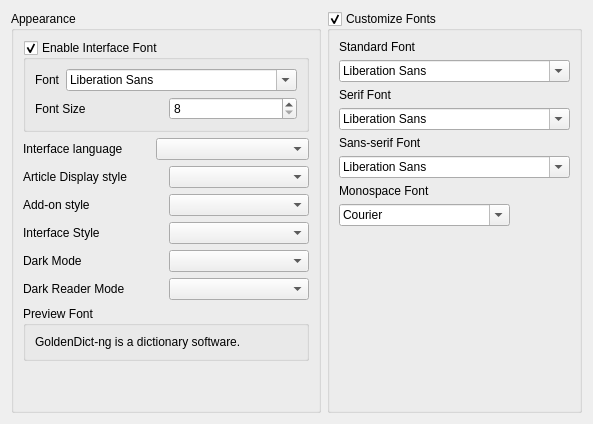
     <widget class="QWidget" name="tab_style">
      <attribute name="icon">
       <iconset resource="../../resources.qrc">
        <normaloff>:/icons/font.svg</normaloff>:/icons/font.svg</iconset>
      </attribute>
      <attribute name="title">
       <string>&amp;Style</string>
      </attribute>
      <layout class="QVBoxLayout" name="verticalLayout_16">
       <item>
        <layout class="QHBoxLayout" name="horizontalLayout_10">
         <item>
          <widget class="QGroupBox" name="groupBox_5">
           <property name="title">
            <string>Appearance</string>
           </property>
           <layout class="QVBoxLayout" name="verticalLayout_17">
            <item>
             <widget class="QGroupBox" name="enableInterfaceFont">
              <property name="title">
               <string>Enable Interface Font</string>
              </property>
              <property name="checkable">
               <bool>true</bool>
              </property>
              <layout class="QVBoxLayout" name="verticalLayout_23">
               <item>
                <layout class="QHBoxLayout" name="horizontalLayout_17">
                 <item>
                  <widget class="QLabel" name="label_29">
                   <property name="text">
                    <string>Font</string>
                   </property>
                  </widget>
                 </item>
                 <item>
                  <widget class="QFontComboBox" name="systemFont"/>
                 </item>
                </layout>
               </item>
               <item>
                <layout class="QHBoxLayout" name="horizontalLayout_19">
                 <item>
                  <widget class="QLabel" name="label_30">
                   <property name="text">
                    <string>Font Size</string>
                   </property>
                  </widget>
                 </item>
                 <item>
                  <widget class="QSpinBox" name="interfaceFontSize">
                   <property name="minimum">
                    <number>8</number>
                   </property>
                   <property name="maximum">
                    <number>32</number>
                   </property>
                  </widget>
                 </item>
                </layout>
               </item>
              </layout>
             </widget>
            </item>
            <item>
             <layout class="QHBoxLayout" name="horizontalLayout_4">
              <item>
               <widget class="QLabel" name="label_6">
                <property name="text">
                 <string>Interface language</string>
                </property>
               </widget>
              </item>
              <item>
               <widget class="QComboBox" name="interfaceLanguage">
                <property name="sizePolicy">
                 <sizepolicy hsizetype="Preferred" vsizetype="Fixed">
                  <horstretch>0</horstretch>
                  <verstretch>0</verstretch>
                 </sizepolicy>
                </property>
                <property name="minimumSize">
                 <size>
                  <width>153</width>
                  <height>0</height>
                 </size>
                </property>
                <property name="sizeAdjustPolicy">
                 <enum>QComboBox::AdjustToContents</enum>
                </property>
               </widget>
              </item>
             </layout>
            </item>
            <item>
             <layout class="QHBoxLayout" name="horizontalLayout_5">
              <item>
               <widget class="QLabel" name="label_9">
                <property name="text">
                 <string>Article Display style</string>
                </property>
               </widget>
              </item>
              <item>
               <widget class="QComboBox" name="displayStyle">
                <property name="sizePolicy">
                 <sizepolicy hsizetype="Preferred" vsizetype="Fixed">
                  <horstretch>0</horstretch>
                  <verstretch>0</verstretch>
                 </sizepolicy>
                </property>
                <property name="minimumSize">
                 <size>
                  <width>100</width>
                  <height>0</height>
                 </size>
                </property>
               </widget>
              </item>
             </layout>
            </item>
            <item>
             <layout class="QHBoxLayout" name="horizontalLayout_12">
              <item>
               <widget class="QLabel" name="addonStylesLabel">
                <property name="text">
                 <string>Add-on style</string>
                </property>
               </widget>
              </item>
              <item>
               <widget class="QComboBox" name="addonStyles">
                <property name="sizePolicy">
                 <sizepolicy hsizetype="Preferred" vsizetype="Fixed">
                  <horstretch>0</horstretch>
                  <verstretch>0</verstretch>
                 </sizepolicy>
                </property>
                <property name="minimumSize">
                 <size>
                  <width>100</width>
                  <height>0</height>
                 </size>
                </property>
               </widget>
              </item>
             </layout>
            </item>
            <item>
             <layout class="QHBoxLayout" name="interfaceStyleLayout">
              <item>
               <widget class="QLabel" name="interfaceStyleLabel">
                <property name="text">
                 <string>Interface Style</string>
                </property>
               </widget>
              </item>
              <item>
               <widget class="QComboBox" name="InterfaceStyle"/>
              </item>
             </layout>
            </item>
            <item>
             <layout class="QHBoxLayout" name="darkModeLayout">
              <item>
               <widget class="QLabel" name="darkModeLabel">
                <property name="toolTip">
                 <string>Turn the UI to dark.</string>
                </property>
                <property name="text">
                 <string>Dark Mode</string>
                </property>
               </widget>
              </item>
              <item>
               <widget class="QComboBox" name="darkMode">
                <property name="toolTip">
                 <string>Turn the UI to dark.</string>
                </property>
               </widget>
              </item>
             </layout>
            </item>
            <item>
             <layout class="QHBoxLayout" name="darkReaderLayout">
              <item>
               <widget class="QLabel" name="darkReaderModeLabel">
                <property name="toolTip">
                 <string>Turn the article display style to dark.</string>
                </property>
                <property name="text">
                 <string>Dark Reader Mode</string>
                </property>
               </widget>
              </item>
              <item>
               <widget class="QComboBox" name="darkReaderMode">
                <property name="toolTip">
                 <string>Turn the article display style to dark.</string>
                </property>
               </widget>
              </item>
             </layout>
            </item>
            <item>
             <layout class="QHBoxLayout" name="horizontalLayout_23">
              <item>
               <widget class="QGroupBox" name="groupBox_8">
                <property name="title">
                 <string>Preview Font</string>
                </property>
                <layout class="QVBoxLayout" name="verticalLayout_22">
                 <item>
                  <widget class="QLabel" name="previewFont">
                   <property name="text">
                    <string>GoldenDict-ng is a dictionary software.</string>
                   </property>
                   <property name="wordWrap">
                    <bool>true</bool>
                   </property>
                  </widget>
                 </item>
                </layout>
               </widget>
              </item>
             </layout>
            </item>
            <item>
             <spacer name="verticalSpacer_4">
              <property name="orientation">
               <enum>Qt::Vertical</enum>
              </property>
              <property name="sizeHint" stdset="0">
               <size>
                <width>20</width>
                <height>40</height>
               </size>
              </property>
             </spacer>
            </item>
           </layout>
          </widget>
         </item>
         <item>
          <widget class="QGroupBox" name="fallbackFontsGroupBox">
           <property name="toolTip">
            <string>These fonts will be applied when the fonts specified by a dictionary are not found.</string>
           </property>
           <property name="title">
            <string>Customize Fonts</string>
           </property>
           <property name="checkable">
            <bool>true</bool>
           </property>
           <layout class="QVBoxLayout" name="verticalLayout_24">
            <item>
             <widget class="QLabel" name="label_16">
              <property name="text">
               <string>Standard Font</string>
              </property>
             </widget>
            </item>
            <item>
             <widget class="QFontComboBox" name="font_standard">
              <property name="sizePolicy">
               <sizepolicy hsizetype="Fixed" vsizetype="Fixed">
                <horstretch>0</horstretch>
                <verstretch>0</verstretch>
               </sizepolicy>
              </property>
             </widget>
            </item>
            <item>
             <widget class="QLabel" name="label_21">
              <property name="text">
               <string>Serif Font</string>
              </property>
             </widget>
            </item>
            <item>
             <widget class="QFontComboBox" name="font_serif">
              <property name="sizePolicy">
               <sizepolicy hsizetype="Fixed" vsizetype="Fixed">
                <horstretch>0</horstretch>
                <verstretch>0</verstretch>
               </sizepolicy>
              </property>
             </widget>
            </item>
            <item>
             <widget class="QLabel" name="label_26">
              <property name="text">
               <string>Sans-serif Font</string>
              </property>
             </widget>
            </item>
            <item>
             <widget class="QFontComboBox" name="font_sans">
              <property name="sizePolicy">
               <sizepolicy hsizetype="Fixed" vsizetype="Fixed">
                <horstretch>0</horstretch>
                <verstretch>0</verstretch>
               </sizepolicy>
              </property>
             </widget>
            </item>
            <item>
             <widget class="QLabel" name="label_27">
              <property name="text">
               <string>Monospace Font</string>
              </property>
             </widget>
            </item>
            <item>
             <widget class="QFontComboBox" name="font_monospace">
              <property name="sizePolicy">
               <sizepolicy hsizetype="Fixed" vsizetype="Fixed">
                <horstretch>0</horstretch>
                <verstretch>0</verstretch>
               </sizepolicy>
              </property>
              <property name="fontFilters">
               <set>QFontComboBox::MonospacedFonts</set>
              </property>
             </widget>
            </item>
            <item>
             <spacer name="verticalSpacer_9">
              <property name="orientation">
               <enum>Qt::Vertical</enum>
              </property>
              <property name="sizeHint" stdset="0">
               <size>
                <width>20</width>
                <height>40</height>
               </size>
              </property>
             </spacer>
            </item>
           </layout>
          </widget>
         </item>
        </layout>
       </item>
      </layout>
     </widget>
